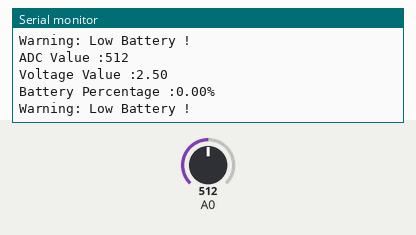
Simulated run of this sketch. Board: Arduino Uno, built with avr-gcc and run on an emulated ATmega328P. Shown: the last lines printed to the serial monitor. Inputs (shaded band) come from the test bench; at power-on: A0 = 512.

Above: at 1.8 s.
1.9 s: A0 set to 608
At 2.7 s:
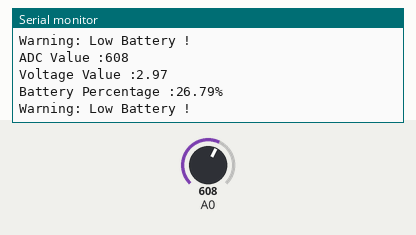
3.4 s: A0 set to 633
At 4.3 s:
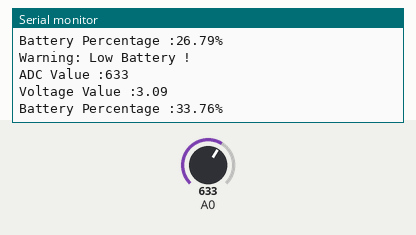
Timing chart, 0 to 6.4 s (numbered marks = the images above; inputs shaded):
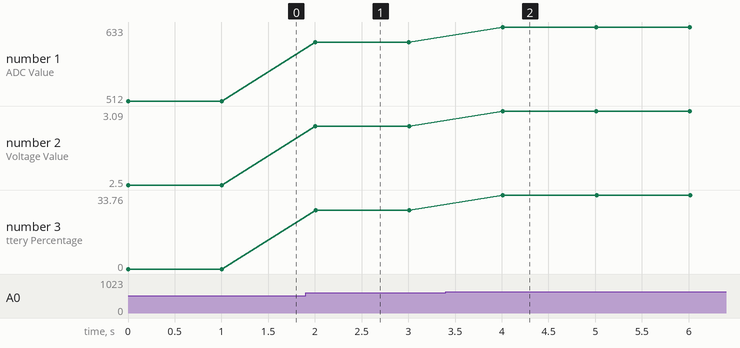

Measured:
- the behaviour switches between 619 and 620 on A0 (found by bisection; images 1 and 2)
- after the input at 1.9 s, the serial monitor: prints a new line after 0.10 s (image 1)
- after the input at 3.4 s, the serial monitor: prints a new line after 0.61 s (image 2)
- plotted number 1: 512 → 608 after the input at 1.9 s, 608 → 633 after the input at 3.4 s
- plotted number 2: 2.5 → 2.97 after the input at 1.9 s, 2.97 → 3.09 after the input at 3.4 s
- plotted number 3: 0 → 26.79 after the input at 1.9 s, 26.79 → 33.76 after the input at 3.4 s

The sketch:

Code.ino
```cpp
class bms{
  private:
    int adc;
  public:
    float full=4.25;
    float empty=2.5;
    float volt;
    float percentage;

  void setFullVoltage(float value){
    full = value;
  }

  void setEmptyVoltage(float value){
    empty = value;
  }

  int readADCRaw(){
    adc = analogRead(A0);
    Serial.print("ADC Value :");
    Serial.println(adc);
  }

  float getBatteryVoltage(){
    volt=adc*5.0/1024;
    Serial.print("Voltage Value :");
    Serial.println(volt);
  }

  float getBatteryPercentage(){
    percentage=(volt-empty)/(full-empty)*100;
    Serial.print("Battery Percentage :");
    Serial.print(percentage);
    Serial.println("%");
  }

  void isBatteryLow(){
    if (percentage<30){
      Serial.println("Warning: Low Battery !");
    }
  }
};

void setup() {
  Serial.begin(115200);
  pinMode(A0, INPUT);

}

void loop() {
  bms bms1;
  bms1.readADCRaw();
  bms1.getBatteryVoltage();
  bms1.getBatteryPercentage();
  bms1.isBatteryLow();
  Serial.print('\n');
  delay(1000);
}
```
